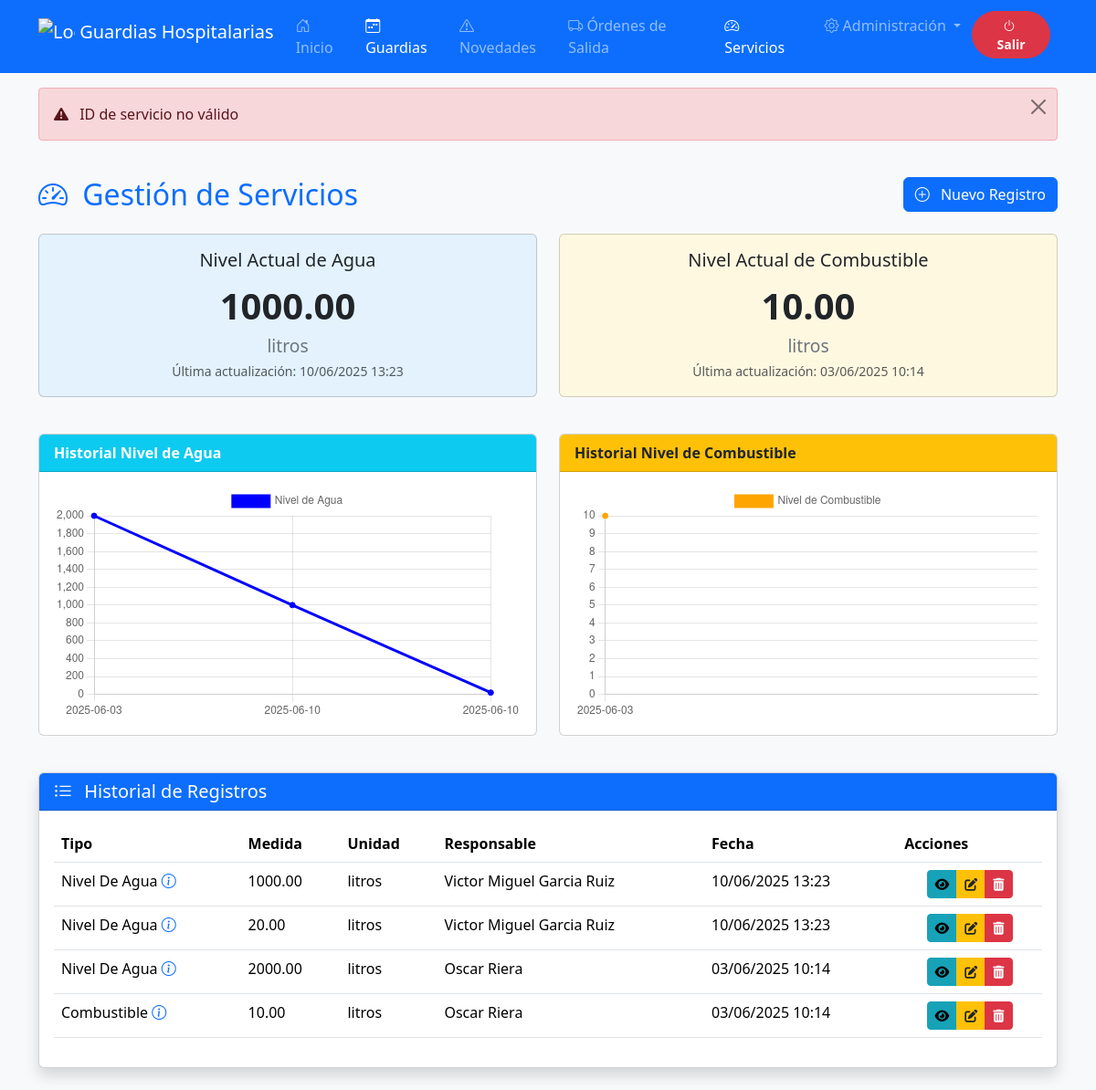
Screenshot of /sistema_guardias/modulos/servicios/listar_servicios.php?error=id_invalido (signed in) with the database file from the repository.
### tables this page shows
CREATE TABLE `servicios` (
  `id_servicio` int(11) NOT NULL,
  `tipo` enum('agua','combustible') NOT NULL,
  `medida` decimal(10,2) NOT NULL,
  `unidad` enum('litros','porcentaje') DEFAULT 'litros',
  `observaciones` text DEFAULT NULL,
  `responsable` int(11) NOT NULL,
  `fecha_registro` datetime NOT NULL DEFAULT current_timestamp()
);

CREATE TABLE `personal` (
  `id_personal` int(11) NOT NULL,
  `nombre` varchar(100) NOT NULL,
  `apellido` varchar(100) NOT NULL,
  `grado` varchar(20) NOT NULL,
  `estado` tinyint(1) DEFAULT 1
);

### sistema_guardias/includes/funciones/funciones_servicios.php (called while the page is built, shortened)
<?php
function obtenerServicios($conn) {
    $result = $conn->query("SELECT s.*, p.nombre as nombre_responsable, p.apellido
                           FROM servicios s
                           LEFT JOIN personal p ON s.responsable = p.id_personal
                           ORDER BY s.fecha_registro DESC");
    $servicios = [];
    while ($row = $result->fetch_assoc()) {
        $servicios[] = $row;
    }
    return $servicios;
}
function obtenerNivelesActuales($conn) {
    $niveles = [];
    $result = $conn->query("SELECT medida, unidad, fecha_registro
                           FROM servicios
                           WHERE tipo = 'agua'
                           ORDER BY fecha_registro DESC
                           LIMIT 1");
    $niveles['agua'] = $result->fetch_assoc();
    $result = $conn->query("SELECT medida, unidad, fecha_registro
                           FROM servicios
                           WHERE tipo = 'combustible'
                           ORDER BY fecha_registro DESC
                           LIMIT 1");
    $niveles['combustible'] = $result->fetch_assoc();
    return $niveles;
}
function obtenerDatosGraficos($conn, $tipo) {
    $stmt = $conn->prepare("SELECT DATE(fecha_registro) as fecha, medida FROM servicios WHERE tipo = ? ORDER BY fecha_registro ASC");
    $stmt->bind_param("s", $tipo);
    $stmt->execute();
    $resultado = $stmt->get_result();
    $datos = [];
    while ($fila = $resultado->fetch_assoc()) {
        $datos[] = $fila;
    }
    return $datos;
}

### sistema_guardias/includes/funciones/funciones_autenticacion.php (called while the page is built, shortened)
<?php
function es_admin() {
    return isset($_SESSION['usuario']['rol']) && $_SESSION['usuario']['rol'] === 'admin';
}

### sistema_guardias/modulos/servicios/listar_servicios.php (the view, shortened to what this page needs)
<?php
require_once "../../includes/conexion.php";
require_once "../../includes/funciones/funciones_autenticacion.php";
require_once "../../includes/funciones/funciones_servicios.php";
$mensajes_error = [
    'error_registro' => 'Error al registrar el servicio',
    'error_actualizacion' => 'Error al actualizar el servicio',
    'error_eliminacion' => 'Error al eliminar el servicio',
    'id_invalido' => 'ID de servicio no válido',
    'servicio_no_encontrado' => 'Servicio no encontrado',
    'permisos' => 'No tienes permisos para realizar esta acción'
];
$servicios = obtenerServicios($conn);
$niveles = [
    'agua' => null,
    'combustible' => null
];
try {
    $nivelesActuales = obtenerNivelesActuales($conn);
    if ($nivelesActuales) {
        $niveles = $nivelesActuales;
    }
} catch (Exception $e) {
    error_log("Error al obtener niveles: " . $e->getMessage());
}
$titulo_pagina = "Gestión de Servicios";
?>
<!DOCTYPE html>
<html lang="es">
<head>
    <link href="../../assets/css/bootstrap.min.css" rel="stylesheet">
    <link href="https://cdn.jsdelivr.net/npm/bootstrap-icons@1.8.0/font/bootstrap-icons.css" rel="stylesheet">
    <link href="https://cdnjs.cloudflare.com/ajax/libs/font-awesome/6.0.0-beta3/css/all.min.css" rel="stylesheet">
</head>
<body class="bg-light">
    <?php include "../../includes/navbar.php"; ?>
<div class="container mt-3">
    <?php if (isset($_GET['error'])): ?>
        <div class="alert alert-danger alert-dismissible fade show">
            <i class="bi bi-exclamation-triangle-fill me-2"></i>
            <?= htmlspecialchars($mensajes_error[$_GET['error']] ?? 'Error desconocido') ?>
            <button type="button" class="btn-close" data-bs-dismiss="alert" aria-label="Close"></button>
        </div>
    <?php endif; ?>
</div>
    <div class="container py-4">
        <div class="d-flex justify-content-between align-items-center mb-4">
            <h2 class="mb-0 text-primary"><i class="bi bi-speedometer2 me-2"></i> <?= htmlspecialchars($titulo_pagina) ?></h2>
            <a href="registrar_servicio.php" class="btn btn-primary">
                <i class="bi bi-plus-circle me-2"></i> Nuevo Registro
            </a>
        </div>
        <div class="row mb-4">
            <div class="col-md-6 mb-3">
                <div class="card card-nivel agua-bg">
                    <div class="card-body text-center">
                        <h5 class="card-title">Nivel Actual de Agua</h5>
                        <?php if (!empty($niveles['agua'])): ?>
                            <div class="nivel-valor"><?= htmlspecialchars($niveles['agua']['medida']) ?></div>
                            <div class="nivel-unidad"><?= htmlspecialchars($niveles['agua']['unidad']) ?></div>
                            <small class="text-muted">Última actualización: <?= date('d/m/Y H:i', strtotime($niveles['agua']['fecha_registro'])) ?></small>
                        <?php else: ?>
                            <div class="alert alert-warning mb-0">No hay registros de agua</div>
                        <?php endif; ?>
                    </div>
                </div>
            </div>
            <div class="col-md-6 mb-3">
                <div class="card card-nivel combustible-bg">
                    <div class="card-body text-center">
                        <h5 class="card-title">Nivel Actual de Combustible</h5>
                        <?php if (!empty($niveles['combustible'])): ?>
                            <div class="nivel-valor"><?= htmlspecialchars($niveles['combustible']['medida']) ?></div>
                            <div class="nivel-unidad"><?= htmlspecialchars($niveles['combustible']['unidad']) ?></div>
                            <small class="text-muted">Última actualización: <?= date('d/m/Y H:i', strtotime($niveles['combustible']['fecha_registro'])) ?></small>
                        <?php else: ?>
                            <div class="alert alert-warning mb-0">No hay registros de combustible</div>
                        <?php endif; ?>
                    </div>
                </div>
            </div>
        </div>
        <div class="row mb-4">
            <div class="col-md-6 mb-3">
                <div class="card">
                    <div class="card-header bg-info text-white">
                        <strong>Historial Nivel de Agua</strong>
                    </div>
                    <div class="card-body">
                        <canvas id="graficaAgua"></canvas>
                    </div>
                </div>
            </div>
            <div class="col-md-6 mb-3">
                <div class="card">
                    <div class="card-header bg-warning text-dark">
                        <strong>Historial Nivel de Combustible</strong>
                    </div>
                    <div class="card-body">
                        <canvas id="graficaCombustible"></canvas>
                    </div>
                </div>
            </div>
        </div>
        <div class="card shadow">
            <div class="card-header bg-primary text-white">
                <h5 class="mb-0"><i class="bi bi-list-ul me-2"></i> Historial de Registros</h5>
            </div>
            <div class="card-body">
                <div class="table-responsive">
                    <table class="table table-hover">
                        <thead>
                            <tr>
                                <th>Tipo</th>
                                <th>Medida</th>
                                <th>Unidad</th>
                                <th>Responsable</th>
                                <th>Fecha</th>
                                <th>Acciones</th>
                            </tr>
                        </thead>
                        <tbody>
                            <?php if (count($servicios) > 0): ?>
                                <?php foreach ($servicios as $servicio): ?>
                                <tr>
                                    <td class="text-capitalize">
                                        <?= htmlspecialchars($servicio['tipo'] == 'agua' ? 'Nivel de Agua' : 'Combustible') ?>
                                        <?php if (!empty($servicio['observaciones'])): ?>
                                            <i class="bi bi-info-circle text-primary" title="<?= htmlspecialchars($servicio['observaciones']) ?>"></i>
                                        <?php endif; ?>
                                    </td>
                                    <td><?= htmlspecialchars($servicio['medida']) ?></td>
                                    <td><?= htmlspecialchars($servicio['unidad']) ?></td>
                                    <td>
                                        <?= !empty($servicio['nombre_responsable']) ?
                                            htmlspecialchars($servicio['nombre_responsable'].' '.$servicio['apellido']) :
                                            'N/A' ?>
                                    </td>
                                    <td><?= date('d/m/Y H:i', strtotime($servicio['fecha_registro'])) ?></td>
                                    <td class="text-center">
                                        <div class="btn-group" role="group">
                                            <button type="button" class="btn btn-sm btn-info view-obs"
                                                    data-obs="<?= htmlspecialchars($servicio['observaciones'] ?? 'Sin observaciones') ?>"
                                                    title="Ver observaciones">
                                                <i class="fas fa-eye"></i>
                                            </button>
                                            <?php if (es_admin()): ?>
                                            <a href="editar_servicio.php?id=<?= htmlspecialchars($servicio['id_servicio']) ?>"
                                            class="btn btn-sm btn-warning" title="Editar">
                                                <i class="fas fa-edit"></i>
                                            </a>
                                            <button type="button" class="btn btn-sm btn-danger"
                                                    data-bs-toggle="modal"
                                                    data-bs-target="#confirmarEliminarModal<?= htmlspecialchars($servicio['id_servicio']) ?>"
                                                    title="Eliminar">
                                                <i class="fas fa-trash-alt"></i>
                                            </button>
                                            <?php endif; ?>
                                        </div>
                                    </td>
                                </tr>
                                <?php endforeach; ?>
                            <?php endif; ?>
                        </tbody>
                    </table>
                </div>
            </div>
        </div>
    </div>
    <?php include "../../includes/footer.php"; ?>
<script>
    const datosAgua = <?= json_encode(obtenerDatosGraficos($conn, 'agua')) ?>;
    const datosCombustible = <?= json_encode(obtenerDatosGraficos($conn, 'combustible')) ?>;
    const labelsAgua = datosAgua.map(item => item.fecha);
    const medidasAgua = datosAgua.map(item => item.medida);
    const labelsCombustible = datosCombustible.map(item => item.fecha);
    const medidasCombustible = datosCombustible.map(item => item.medida);
    new Chart(document.getElementById('graficaAgua'), {
        type: 'line',
        data: {
            labels: labelsAgua,
            datasets: [{
                label: 'Nivel de Agua',
                data: medidasAgua,
                fill: false,
                borderColor: 'blue',
                backgroundColor: 'blue',
                tension: 0.3
            }]
        },
        options: {
            responsive: true,
            scales: {
                y: { beginAtZero: true }
            }
        }
    });
    new Chart(document.getElementById('graficaCombustible'), {
        type: 'line',
        data: {
            labels: labelsCombustible,
            datasets: [{
                label: 'Nivel de Combustible',
                data: medidasCombustible,
                fill: false,
                borderColor: 'orange',
                backgroundColor: 'orange',
                tension: 0.3
            }]
        },
        options: {
            responsive: true,
            scales: {
                y: { beginAtZero: true }
            }
        }
    });
</script>
</body>
</html>

### sistema_guardias/modulos/servicios/listar_servicios.php (style rules this page uses)
.card-nivel { transition: transform 0.3s; height: 100%; }
.agua-bg { background-color: #e3f2fd; }
.combustible-bg { background-color: #fff8e1; }
.nivel-valor { font-size: 2.5rem; font-weight: bold; }
.nivel-unidad { font-size: 1.2rem; color: #6c757d; }
.btn-group .btn { padding: 0.25rem 0.5rem; font-size: 0.875rem; }
.btn-info { color: black; background-color: #17a2b8; border-color: #17a2b8; }
.btn-warning { color: #212529; background-color: #ffc107; border-color: #ffc107; }
.btn-danger { color: white; background-color: #dc3545; border-color: #dc3545; }
.alert { margin-bottom: 1rem; border-radius: 0.25rem; }
.alert-dismissible .btn-close { padding: 0.75rem; }
.container.mt-3 { margin-top: 1rem !important; }

### rows the page displays
servicios: medida "1000.00", unidad "litros", fecha_registro "10/06/2025 13:23", tipo "Nivel De Agua", responsable.apellido "Victor Miguel Garcia Ruiz"
servicios: medida "10.00", unidad "litros", fecha_registro "03/06/2025 10:14", tipo "Combustible", responsable.apellido "Oscar Riera"
servicios: tipo "Nivel De Agua", medida "20.00", unidad "litros", responsable.apellido "Victor Miguel Garcia Ruiz", fecha_registro "10/06/2025 13:23"
servicios: tipo "Nivel De Agua", medida "2000.00", unidad "litros", responsable.apellido "Oscar Riera", fecha_registro "03/06/2025 10:14"

### other values shown
$mensajes_error[$_GET['error']] "ID de servicio no válido"
$titulo_pagina "Gestión de Servicios"
chart data {{ json_encode(obtenerDatosGraficos($conn, 'agua')) }} [{"fecha":"2025-06-03","medida":"2000.00"},{"fecha":"2025-06-10","medida":"1000.00"},{"fecha":"2025-06-10","medida":"20.00"}]
chart data {{ json_encode(obtenerDatosGraficos($conn, 'combustible')) }} [{"fecha":"2025-06-03","medida":"10.00"}]
